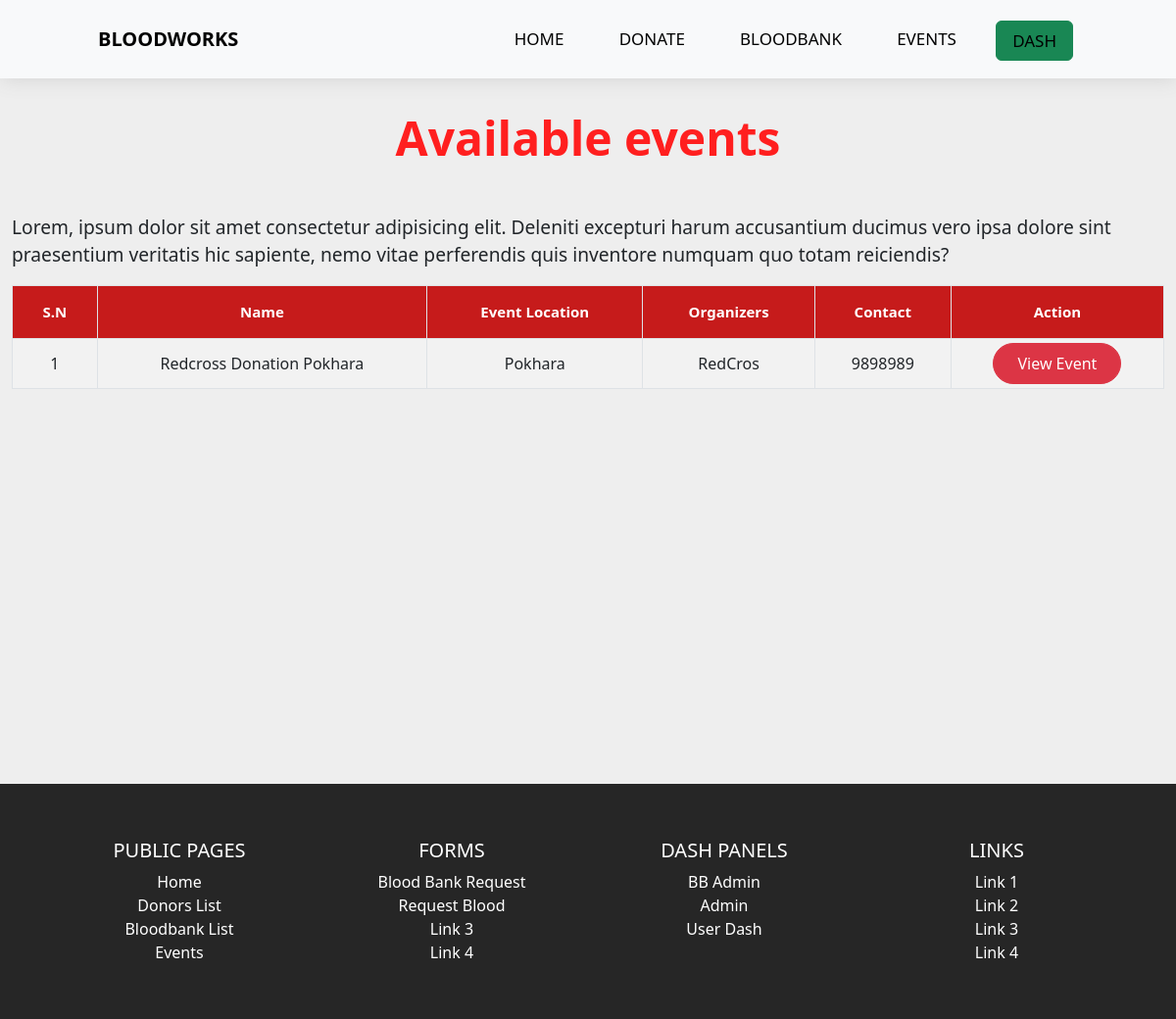
Page /events (signed in) on the committed database.
### tables this page shows
CREATE TABLE `event` (
  `event_id` int(11) NOT NULL,
  `bb_id` int(11) DEFAULT NULL,
  `event_name` varchar(50) DEFAULT NULL,
  `event_location` varchar(50) DEFAULT NULL,
  `event_desc` text DEFAULT NULL,
  `organizer` varchar(50) DEFAULT NULL,
  `contact_info` varchar(255) DEFAULT NULL,
  `event_date` date DEFAULT NULL
);

### controllers/Events.php (called while the page is built, shortened)
<?php
class Events
{
    public function index($a = "", $b = "", $c = "")
    {
        $eventlist = $this->eventLists();
        $data = [
            "events" => $eventlist,
        ];
        $this->view('events',$data);
    }
    private function eventLists()
    {
        $eventlist = new Model;
        $eventlist->table = "event";
        $eventlist->order_column = "event_id";
        $eventlist = $eventlist->findAll();
        return $eventlist;
    }
}

### includes/app.php (called while the page is built, shortened)
<?php
class App
{
    private $method = "index";
    public function splitURL()
    {
        $URL = $_GET['url'] ?? 'home';
        $URL = explode("/", trim($URL, "/"));
        return $URL;
    }
    public function loadController()
    {
        $URL = $this->splitURL();
        if($URL[0] == "dash"){
            if ($URL[0] == "dash" && !isset($URL[1])) {
                $filename = "controllers/Dash"  . ".php";
            } elseif ($URL[0] == "dash" && isset($URL[1])) {
                $filename = "controllers/" . $URL[0] . $URL[1] . ".php";
            }
        }
        elseif ($URL[0] == "admin"  ) {
            if ($URL[0] == "admin" && !isset($URL[1])) {
                $filename = "controllers/Admin"  . ".php";
            } elseif ($URL[0] == "admin" && isset($URL[1])) {
                $filename = "controllers/" . $URL[0] . $URL[1] . ".php";
            }
        }
        elseif ($URL[0] == "bbadmin"  ) {
            if ($URL[0] == "bbadmin" && !isset($URL[1])) {
                $filename = "controllers/bbadmin"  . ".php";
            } elseif ($URL[0] == "bbadmin" && isset($URL[1])) {
                $filename = "controllers/" . $URL[0] . $URL[1] . ".php";
            }
        }
        else{
            $filename = "controllers/" .$URL[0] . ".php";
        }
        if (file_exists($filename)) {
            unset($URL[0]);
        } else {
            $filename = "controllers/_404.php";
            require $filename;
            $this->controller = "_404";
        }
        $controller = new $this->controller;
        $URL = $URL ? array_values($URL) : [];
        call_user_func_array([$controller, $this->method], $URL);
    }
}

### index.php (called while the page is built, shortened)
<?php
$app = new App;
$app->loadController();
?>

### includes/database.php (called while the page is built, shortened)
<?php
trait Database
{
    public function connect()
    {
        $string = "mysql:hostname=" . DBHOST . ";dbname=" . DBNAME;
        $con = new PDO($string, DBUSER, DBPASS);
        return $con;
    }
    public function query($query, $data = [])
    {
        $con = $this->connect();
        $stm = $con->prepare($query);
        $check = $stm->execute($data);
        if ($check) {
            $result = $stm->fetchAll(PDO::FETCH_OBJ);
            if (is_array($result) && count($result)) {
                return $result;
            }
        }
        return false;
    }
}

### includes/models.php (called while the page is built, shortened)
<?php
class Model
{
    public $table = "users";
    protected $limit = '100';
    protected $offset = 0;
    protected $order_type = "desc";
    public $order_column = "id";
    public function findAll()
    {
        $query = "select * from $this->table order by $this->order_column $this->order_type limit  $this->limit offset $this->offset";
        return $this->query($query);
    }
}

### views/events.views.php (the view)
<?php
$sn = 0;
?>
<?php include "header.php"; ?>
<main class="container-xxl top-gap">
    <div class="table-section">
        <h1 class="table-sec-title fw-bold display-5">Available events</h1>
        <p>Lorem, ipsum dolor sit amet consectetur adipisicing elit. Deleniti excepturi harum accusantium ducimus vero ipsa dolore sint praesentium veritatis hic sapiente, nemo vitae perferendis quis inventore numquam quo totam reiciendis?</p>
        <div style="overflow-x:auto;">
            <table id="datatable" class="table table-hover table-striped table-bordered table-sm" cellspacing=" 0" width="100%">
                <thead>
                    <tr>
                        <th>S.N</th>
                        <th>Name</th>
                        <th>Event Location</th>
                        <th>Organizers</th>
                        <th>Contact</th>
                        <th>Action</th>
                    </tr>
                </thead>
                <?php if (empty($events)) {
                    echo "No event available";
                } else {
                    foreach ($events as $event) { ?>
                        <tr>
                            <td><?= ++$sn ?></td>
                            <td><?= $event->event_name ?></td>
                            <td><?= $event->event_location; ?></td>
                            <td><?= $event->organizer; ?></td>
                            <td><?= $event->contact_info; ?></td>
                            <td><a class="btn btn-danger" href="event/<?= $event->event_id ?>">View Event</a></td>
                        </tr>
                <?php
                    }
                }
                ?>
            </table>
        </div>
    </div>
</main>
<?php include "footer.php" ?>

### assets/css/style.css (style rules this page uses)
* { margin: 0; padding: 0; box-sizing: border-box; }
body { background: #eeeeee; }
main { min-height: 100vh; }
.btn { padding: 0.5em 1.5em; border-radius: 2em; }
.table-section { position: relative; }
.table-sec-title { margin: 2rem 0 3rem 0; color: #ff1f1f; text-align: center; }
td, th { padding: 20px; height: 30px; justify-content: center; align-content: center; text-align: center; }
#datatable th { background-color: rgb(198, 27, 27); font-weight: bold; color: white; font-size: 15px; padding: 15px; text-align: center; }
.top-gap { padding-top: 80px; }
@media screen and (min-width: 769px) { p { font-size: 1.2em; } }

### rows in the picture
event: event_name "Redcross Donation Pokhara", event_location "Pokhara", organizer "RedCros", contact_info "9898989"
